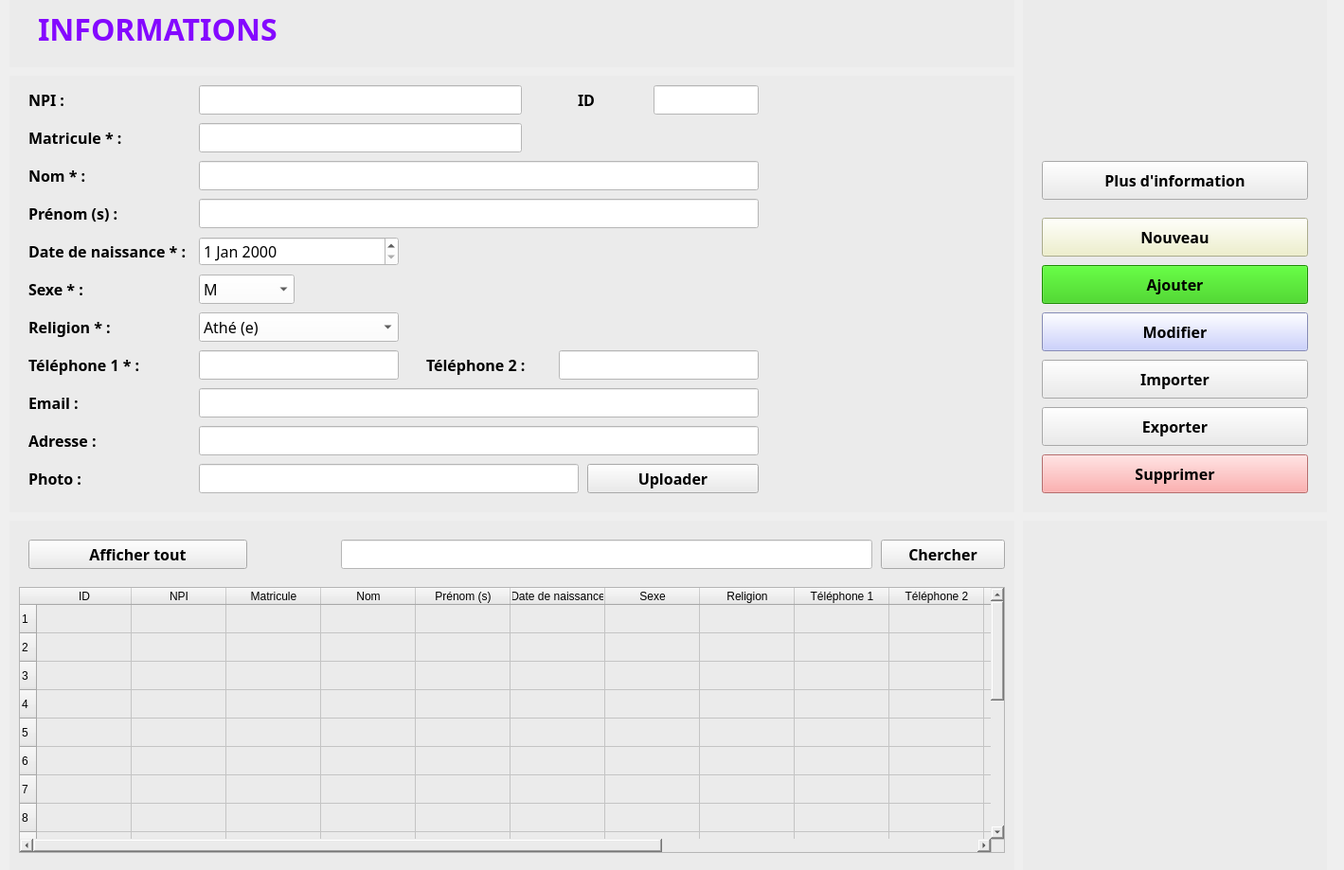
<?xml version="1.0" encoding="UTF-8"?>
<ui version="4.0">
 <class>Personnel</class>
 <widget class="QWidget" name="Personnel">
  <property name="geometry">
   <rect>
    <x>0</x>
    <y>0</y>
    <width>1419</width>
    <height>919</height>
   </rect>
  </property>
  <property name="windowTitle">
   <string>Form</string>
  </property>
  <widget class="QFrame" name="frame_body">
   <property name="geometry">
    <rect>
     <x>10</x>
     <y>80</y>
     <width>1061</width>
     <height>461</height>
    </rect>
   </property>
   <property name="font">
    <font>
     <family>Corbel</family>
     <pointsize>12</pointsize>
     <weight>75</weight>
     <bold>true</bold>
    </font>
   </property>
   <property name="styleSheet">
    <string notr="true">background-color: rgb(235, 235, 235);</string>
   </property>
   <property name="frameShape">
    <enum>QFrame::NoFrame</enum>
   </property>
   <widget class="QLabel" name="label_2">
    <property name="geometry">
     <rect>
      <x>20</x>
      <y>90</y>
      <width>121</width>
      <height>31</height>
     </rect>
    </property>
    <property name="font">
     <font>
      <family>Corbel</family>
      <pointsize>12</pointsize>
      <weight>75</weight>
      <bold>true</bold>
     </font>
    </property>
    <property name="text">
     <string>Nom * :</string>
    </property>
   </widget>
   <widget class="QLabel" name="label_3">
    <property name="geometry">
     <rect>
      <x>20</x>
      <y>130</y>
      <width>121</width>
      <height>31</height>
     </rect>
    </property>
    <property name="font">
     <font>
      <family>Corbel</family>
      <pointsize>12</pointsize>
      <weight>75</weight>
      <bold>true</bold>
     </font>
    </property>
    <property name="text">
     <string>Prénom (s) :</string>
    </property>
   </widget>
   <widget class="QLabel" name="label_4">
    <property name="geometry">
     <rect>
      <x>20</x>
      <y>170</y>
      <width>191</width>
      <height>31</height>
     </rect>
    </property>
    <property name="font">
     <font>
      <family>Corbel</family>
      <pointsize>12</pointsize>
      <weight>75</weight>
      <bold>true</bold>
     </font>
    </property>
    <property name="text">
     <string>Date de naissance * :</string>
    </property>
   </widget>
   <widget class="QLabel" name="label_5">
    <property name="geometry">
     <rect>
      <x>20</x>
      <y>210</y>
      <width>121</width>
      <height>31</height>
     </rect>
    </property>
    <property name="font">
     <font>
      <family>Corbel</family>
      <pointsize>12</pointsize>
      <weight>75</weight>
      <bold>true</bold>
     </font>
    </property>
    <property name="text">
     <string>Sexe * :</string>
    </property>
   </widget>
   <widget class="QLabel" name="label_6">
    <property name="geometry">
     <rect>
      <x>20</x>
      <y>290</y>
      <width>141</width>
      <height>31</height>
     </rect>
    </property>
    <property name="font">
     <font>
      <family>Corbel</family>
      <pointsize>12</pointsize>
      <weight>75</weight>
      <bold>true</bold>
     </font>
    </property>
    <property name="text">
     <string>Téléphone 1 * :</string>
    </property>
   </widget>
   <widget class="QLabel" name="label_7">
    <property name="geometry">
     <rect>
      <x>20</x>
      <y>250</y>
      <width>121</width>
      <height>31</height>
     </rect>
    </property>
    <property name="font">
     <font>
      <family>Corbel</family>
      <pointsize>12</pointsize>
      <weight>75</weight>
      <bold>true</bold>
     </font>
    </property>
    <property name="text">
     <string>Religion * :</string>
    </property>
   </widget>
   <widget class="QLabel" name="label_8">
    <property name="geometry">
     <rect>
      <x>440</x>
      <y>290</y>
      <width>141</width>
      <height>31</height>
     </rect>
    </property>
    <property name="font">
     <font>
      <family>Corbel</family>
      <pointsize>12</pointsize>
      <weight>75</weight>
      <bold>true</bold>
     </font>
    </property>
    <property name="text">
     <string>Téléphone 2 :</string>
    </property>
   </widget>
   <widget class="QLabel" name="label_9">
    <property name="geometry">
     <rect>
      <x>20</x>
      <y>330</y>
      <width>141</width>
      <height>31</height>
     </rect>
    </property>
    <property name="font">
     <font>
      <family>Corbel</family>
      <pointsize>12</pointsize>
      <weight>75</weight>
      <bold>true</bold>
     </font>
    </property>
    <property name="text">
     <string>Email :</string>
    </property>
   </widget>
   <widget class="QLabel" name="label_10">
    <property name="geometry">
     <rect>
      <x>20</x>
      <y>370</y>
      <width>141</width>
      <height>31</height>
     </rect>
    </property>
    <property name="font">
     <font>
      <family>Corbel</family>
      <pointsize>12</pointsize>
      <weight>75</weight>
      <bold>true</bold>
     </font>
    </property>
    <property name="text">
     <string>Adresse :</string>
    </property>
   </widget>
   <widget class="QLabel" name="label_11">
    <property name="geometry">
     <rect>
      <x>20</x>
      <y>410</y>
      <width>141</width>
      <height>31</height>
     </rect>
    </property>
    <property name="font">
     <font>
      <family>Corbel</family>
      <pointsize>12</pointsize>
      <weight>75</weight>
      <bold>true</bold>
     </font>
    </property>
    <property name="text">
     <string>Photo :</string>
    </property>
   </widget>
   <widget class="QLineEdit" name="lineEdit_nom">
    <property name="geometry">
     <rect>
      <x>200</x>
      <y>90</y>
      <width>591</width>
      <height>31</height>
     </rect>
    </property>
    <property name="font">
     <font>
      <family>Corbel</family>
      <pointsize>12</pointsize>
      <weight>50</weight>
      <bold>false</bold>
     </font>
    </property>
    <property name="styleSheet">
     <string notr="true">background-color: rgb(255, 255, 255);
border-color: rgb(0, 0, 0);</string>
    </property>
   </widget>
   <widget class="QLineEdit" name="lineEdit_prenom">
    <property name="geometry">
     <rect>
      <x>200</x>
      <y>130</y>
      <width>591</width>
      <height>31</height>
     </rect>
    </property>
    <property name="font">
     <font>
      <family>Corbel</family>
      <pointsize>12</pointsize>
      <weight>50</weight>
      <bold>false</bold>
     </font>
    </property>
    <property name="styleSheet">
     <string notr="true">background-color: rgb(255, 255, 255);</string>
    </property>
   </widget>
   <widget class="QDateEdit" name="dateEdit_date_naissance">
    <property name="geometry">
     <rect>
      <x>200</x>
      <y>170</y>
      <width>211</width>
      <height>31</height>
     </rect>
    </property>
    <property name="font">
     <font>
      <family>Corbel</family>
      <pointsize>12</pointsize>
      <weight>50</weight>
      <bold>false</bold>
     </font>
    </property>
    <property name="styleSheet">
     <string notr="true">background-color: rgb(255, 255, 255);</string>
    </property>
   </widget>
   <widget class="QLineEdit" name="lineEdit_tel1">
    <property name="geometry">
     <rect>
      <x>200</x>
      <y>290</y>
      <width>211</width>
      <height>31</height>
     </rect>
    </property>
    <property name="font">
     <font>
      <family>Corbel</family>
      <pointsize>12</pointsize>
      <weight>50</weight>
      <bold>false</bold>
     </font>
    </property>
    <property name="styleSheet">
     <string notr="true">background-color: rgb(255, 255, 255);
border-color: rgb(0, 0, 0);</string>
    </property>
   </widget>
   <widget class="QLineEdit" name="lineEdit_tel2">
    <property name="geometry">
     <rect>
      <x>580</x>
      <y>290</y>
      <width>211</width>
      <height>31</height>
     </rect>
    </property>
    <property name="font">
     <font>
      <family>Corbel</family>
      <pointsize>12</pointsize>
      <weight>50</weight>
      <bold>false</bold>
     </font>
    </property>
    <property name="styleSheet">
     <string notr="true">background-color: rgb(255, 255, 255);
border-color: rgb(0, 0, 0);</string>
    </property>
   </widget>
   <widget class="QLineEdit" name="lineEdit_email">
    <property name="geometry">
     <rect>
      <x>200</x>
      <y>330</y>
      <width>591</width>
      <height>31</height>
     </rect>
    </property>
    <property name="font">
     <font>
      <family>Corbel</family>
      <pointsize>12</pointsize>
      <weight>50</weight>
      <bold>false</bold>
     </font>
    </property>
    <property name="styleSheet">
     <string notr="true">background-color: rgb(255, 255, 255);</string>
    </property>
   </widget>
   <widget class="QLineEdit" name="lineEdit_adresse">
    <property name="geometry">
     <rect>
      <x>200</x>
      <y>370</y>
      <width>591</width>
      <height>31</height>
     </rect>
    </property>
    <property name="font">
     <font>
      <family>Corbel</family>
      <pointsize>12</pointsize>
      <weight>50</weight>
      <bold>false</bold>
     </font>
    </property>
    <property name="styleSheet">
     <string notr="true">background-color: rgb(255, 255, 255);</string>
    </property>
   </widget>
   <widget class="QComboBox" name="comboBox_sexe">
    <property name="geometry">
     <rect>
      <x>200</x>
      <y>210</y>
      <width>101</width>
      <height>31</height>
     </rect>
    </property>
    <property name="font">
     <font>
      <family>Corbel</family>
      <pointsize>12</pointsize>
      <weight>50</weight>
      <bold>false</bold>
     </font>
    </property>
    <property name="styleSheet">
     <string notr="true">background-color: rgb(255, 255, 255);</string>
    </property>
    <item>
     <property name="text">
      <string>M</string>
     </property>
    </item>
    <item>
     <property name="text">
      <string>F</string>
     </property>
    </item>
    <item>
     <property name="text">
      <string>Autres</string>
     </property>
    </item>
   </widget>
   <widget class="QComboBox" name="comboBox_religion">
    <property name="geometry">
     <rect>
      <x>200</x>
      <y>250</y>
      <width>211</width>
      <height>31</height>
     </rect>
    </property>
    <property name="font">
     <font>
      <family>Corbel</family>
      <pointsize>12</pointsize>
      <weight>50</weight>
      <bold>false</bold>
     </font>
    </property>
    <property name="styleSheet">
     <string notr="true">background-color: rgb(255, 255, 255);</string>
    </property>
    <item>
     <property name="text">
      <string>Athé (e)</string>
     </property>
    </item>
    <item>
     <property name="text">
      <string>Anémiste</string>
     </property>
    </item>
    <item>
     <property name="text">
      <string>Christianisme</string>
     </property>
    </item>
    <item>
     <property name="text">
      <string>Islam</string>
     </property>
    </item>
    <item>
     <property name="text">
      <string>Religions endogènes</string>
     </property>
    </item>
    <item>
     <property name="text">
      <string>Autres</string>
     </property>
    </item>
   </widget>
   <widget class="QLineEdit" name="lineEdit_chemin_photo">
    <property name="geometry">
     <rect>
      <x>200</x>
      <y>410</y>
      <width>401</width>
      <height>31</height>
     </rect>
    </property>
    <property name="font">
     <font>
      <family>Corbel</family>
      <pointsize>12</pointsize>
      <weight>50</weight>
      <bold>false</bold>
     </font>
    </property>
    <property name="styleSheet">
     <string notr="true">background-color: rgb(255, 255, 255);
border-color: rgb(0, 0, 0);</string>
    </property>
   </widget>
   <widget class="QPushButton" name="pushButton_uploader">
    <property name="geometry">
     <rect>
      <x>610</x>
      <y>410</y>
      <width>181</width>
      <height>31</height>
     </rect>
    </property>
    <property name="font">
     <font>
      <family>Corbel</family>
      <pointsize>12</pointsize>
      <weight>75</weight>
      <bold>true</bold>
     </font>
    </property>
    <property name="text">
     <string>Uploader</string>
    </property>
   </widget>
   <widget class="QLineEdit" name="lineEdit_matricule">
    <property name="geometry">
     <rect>
      <x>200</x>
      <y>50</y>
      <width>341</width>
      <height>31</height>
     </rect>
    </property>
    <property name="font">
     <font>
      <family>Corbel</family>
      <pointsize>12</pointsize>
      <weight>50</weight>
      <bold>false</bold>
     </font>
    </property>
    <property name="styleSheet">
     <string notr="true">background-color: rgb(255, 255, 255);
border-color: rgb(0, 0, 0);</string>
    </property>
   </widget>
   <widget class="QLabel" name="label_12">
    <property name="geometry">
     <rect>
      <x>20</x>
      <y>50</y>
      <width>121</width>
      <height>31</height>
     </rect>
    </property>
    <property name="font">
     <font>
      <family>Corbel</family>
      <pointsize>12</pointsize>
      <weight>75</weight>
      <bold>true</bold>
     </font>
    </property>
    <property name="text">
     <string>Matricule * :</string>
    </property>
   </widget>
   <widget class="QLabel" name="label_14">
    <property name="geometry">
     <rect>
      <x>600</x>
      <y>10</y>
      <width>81</width>
      <height>31</height>
     </rect>
    </property>
    <property name="font">
     <font>
      <family>Corbel</family>
      <pointsize>12</pointsize>
      <weight>75</weight>
      <bold>true</bold>
     </font>
    </property>
    <property name="text">
     <string>ID</string>
    </property>
   </widget>
   <widget class="QLineEdit" name="lineEdit_id">
    <property name="enabled">
     <bool>false</bool>
    </property>
    <property name="geometry">
     <rect>
      <x>680</x>
      <y>10</y>
      <width>111</width>
      <height>31</height>
     </rect>
    </property>
    <property name="font">
     <font>
      <family>Corbel</family>
      <pointsize>12</pointsize>
      <weight>50</weight>
      <bold>false</bold>
     </font>
    </property>
    <property name="styleSheet">
     <string notr="true">background-color: rgb(255, 255, 255);
border-color: rgb(0, 0, 0);</string>
    </property>
    <property name="text">
     <string/>
    </property>
   </widget>
   <widget class="QLineEdit" name="lineEdit_npi">
    <property name="geometry">
     <rect>
      <x>200</x>
      <y>10</y>
      <width>341</width>
      <height>31</height>
     </rect>
    </property>
    <property name="font">
     <font>
      <family>Corbel</family>
      <pointsize>12</pointsize>
      <weight>50</weight>
      <bold>false</bold>
     </font>
    </property>
    <property name="styleSheet">
     <string notr="true">background-color: rgb(255, 255, 255);
border-color: rgb(0, 0, 0);</string>
    </property>
   </widget>
   <widget class="QLabel" name="label_15">
    <property name="geometry">
     <rect>
      <x>20</x>
      <y>10</y>
      <width>121</width>
      <height>31</height>
     </rect>
    </property>
    <property name="font">
     <font>
      <family>Corbel</family>
      <pointsize>12</pointsize>
      <weight>75</weight>
      <bold>true</bold>
     </font>
    </property>
    <property name="text">
     <string>NPI :</string>
    </property>
   </widget>
  </widget>
  <widget class="QFrame" name="frame_side">
   <property name="geometry">
    <rect>
     <x>1080</x>
     <y>0</y>
     <width>321</width>
     <height>541</height>
    </rect>
   </property>
   <property name="font">
    <font>
     <family>Corbel</family>
     <pointsize>12</pointsize>
     <weight>75</weight>
     <bold>true</bold>
    </font>
   </property>
   <property name="styleSheet">
    <string notr="true">background-color: rgb(235, 235, 235);</string>
   </property>
   <property name="frameShape">
    <enum>QFrame::NoFrame</enum>
   </property>
   <widget class="QPushButton" name="pushButton_ajouter">
    <property name="geometry">
     <rect>
      <x>20</x>
      <y>280</y>
      <width>281</width>
      <height>41</height>
     </rect>
    </property>
    <property name="font">
     <font>
      <family>Corbel</family>
      <pointsize>12</pointsize>
      <weight>75</weight>
      <bold>true</bold>
     </font>
    </property>
    <property name="styleSheet">
     <string notr="true">background-color: rgb(36, 198, 0);</string>
    </property>
    <property name="text">
     <string>Ajouter</string>
    </property>
   </widget>
   <widget class="QPushButton" name="pushButton_supprimer">
    <property name="geometry">
     <rect>
      <x>20</x>
      <y>480</y>
      <width>281</width>
      <height>41</height>
     </rect>
    </property>
    <property name="font">
     <font>
      <family>Corbel</family>
      <pointsize>12</pointsize>
      <weight>75</weight>
      <bold>true</bold>
     </font>
    </property>
    <property name="styleSheet">
     <string notr="true">background-color: rgb(255, 152, 152);</string>
    </property>
    <property name="text">
     <string>Supprimer</string>
    </property>
   </widget>
   <widget class="QPushButton" name="pushButton_importer">
    <property name="geometry">
     <rect>
      <x>20</x>
      <y>380</y>
      <width>281</width>
      <height>41</height>
     </rect>
    </property>
    <property name="font">
     <font>
      <family>Corbel</family>
      <pointsize>12</pointsize>
      <weight>75</weight>
      <bold>true</bold>
     </font>
    </property>
    <property name="text">
     <string>Importer</string>
    </property>
   </widget>
   <widget class="QPushButton" name="pushButton_exporter">
    <property name="geometry">
     <rect>
      <x>20</x>
      <y>430</y>
      <width>281</width>
      <height>41</height>
     </rect>
    </property>
    <property name="font">
     <font>
      <family>Corbel</family>
      <pointsize>12</pointsize>
      <weight>75</weight>
      <bold>true</bold>
     </font>
    </property>
    <property name="text">
     <string>Exporter</string>
    </property>
   </widget>
   <widget class="QLabel" name="label_13">
    <property name="geometry">
     <rect>
      <x>20</x>
      <y>10</y>
      <width>281</width>
      <height>151</height>
     </rect>
    </property>
    <property name="text">
     <string/>
    </property>
    <property name="pixmap">
     <pixmap>images/logos/XGEOSOFT.png</pixmap>
    </property>
    <property name="scaledContents">
     <bool>true</bool>
    </property>
   </widget>
   <widget class="QPushButton" name="pushButton_plusinfo">
    <property name="geometry">
     <rect>
      <x>20</x>
      <y>170</y>
      <width>281</width>
      <height>41</height>
     </rect>
    </property>
    <property name="font">
     <font>
      <family>Corbel</family>
      <pointsize>12</pointsize>
      <weight>75</weight>
      <bold>true</bold>
     </font>
    </property>
    <property name="text">
     <string>Plus d'information</string>
    </property>
   </widget>
   <widget class="QPushButton" name="pushButton_nouveau">
    <property name="geometry">
     <rect>
      <x>20</x>
      <y>230</y>
      <width>281</width>
      <height>41</height>
     </rect>
    </property>
    <property name="font">
     <font>
      <family>Corbel</family>
      <pointsize>12</pointsize>
      <weight>75</weight>
      <bold>true</bold>
     </font>
    </property>
    <property name="styleSheet">
     <string notr="true">background-color: rgb(238, 240, 195);</string>
    </property>
    <property name="text">
     <string>Nouveau</string>
    </property>
   </widget>
   <widget class="QPushButton" name="pushButton_modifier">
    <property name="geometry">
     <rect>
      <x>20</x>
      <y>330</y>
      <width>281</width>
      <height>41</height>
     </rect>
    </property>
    <property name="font">
     <font>
      <family>Corbel</family>
      <pointsize>12</pointsize>
      <weight>75</weight>
      <bold>true</bold>
     </font>
    </property>
    <property name="styleSheet">
     <string notr="true">background-color: rgb(188, 195, 255);</string>
    </property>
    <property name="text">
     <string>Modifier</string>
    </property>
   </widget>
  </widget>
  <widget class="QFrame" name="frame_side_2">
   <property name="geometry">
    <rect>
     <x>1080</x>
     <y>550</y>
     <width>321</width>
     <height>371</height>
    </rect>
   </property>
   <property name="font">
    <font>
     <family>Corbel</family>
     <pointsize>12</pointsize>
     <weight>75</weight>
     <bold>true</bold>
    </font>
   </property>
   <property name="styleSheet">
    <string notr="true">background-color: rgb(235, 235, 235);</string>
   </property>
   <property name="frameShape">
    <enum>QFrame::NoFrame</enum>
   </property>
   <widget class="QLabel" name="label_photo_visualiser">
    <property name="geometry">
     <rect>
      <x>20</x>
      <y>20</y>
      <width>281</width>
      <height>321</height>
     </rect>
    </property>
    <property name="styleSheet">
     <string notr="true">border-color: rgb(0, 0, 0);</string>
    </property>
    <property name="text">
     <string/>
    </property>
    <property name="pixmap">
     <pixmap>images/logos/XGEOSOFT.png</pixmap>
    </property>
    <property name="scaledContents">
     <bool>true</bool>
    </property>
   </widget>
  </widget>
  <widget class="QFrame" name="frame_top">
   <property name="geometry">
    <rect>
     <x>10</x>
     <y>0</y>
     <width>1061</width>
     <height>71</height>
    </rect>
   </property>
   <property name="font">
    <font>
     <family>Corbel</family>
     <pointsize>24</pointsize>
     <weight>75</weight>
     <bold>true</bold>
    </font>
   </property>
   <property name="styleSheet">
    <string notr="true">background-color: rgb(235, 235, 235);</string>
   </property>
   <property name="frameShape">
    <enum>QFrame::NoFrame</enum>
   </property>
   <widget class="QLabel" name="label">
    <property name="geometry">
     <rect>
      <x>30</x>
      <y>10</y>
      <width>751</width>
      <height>41</height>
     </rect>
    </property>
    <property name="font">
     <font>
      <family>Corbel</family>
      <pointsize>24</pointsize>
      <weight>75</weight>
      <bold>true</bold>
     </font>
    </property>
    <property name="focusPolicy">
     <enum>Qt::NoFocus</enum>
    </property>
    <property name="styleSheet">
     <string notr="true">color: rgb(132, 8, 255);</string>
    </property>
    <property name="text">
     <string>INFORMATIONS</string>
    </property>
   </widget>
  </widget>
  <widget class="QFrame" name="frame_bottom">
   <property name="geometry">
    <rect>
     <x>10</x>
     <y>550</y>
     <width>1061</width>
     <height>371</height>
    </rect>
   </property>
   <property name="font">
    <font>
     <family>Corbel</family>
     <pointsize>12</pointsize>
     <weight>75</weight>
     <bold>true</bold>
    </font>
   </property>
   <property name="styleSheet">
    <string notr="true">background-color: rgb(235, 235, 235);</string>
   </property>
   <property name="frameShape">
    <enum>QFrame::NoFrame</enum>
   </property>
   <widget class="QTableWidget" name="tableWidget_affichage">
    <property name="geometry">
     <rect>
      <x>10</x>
      <y>70</y>
      <width>1041</width>
      <height>281</height>
     </rect>
    </property>
    <row>
     <property name="text">
      <string>1</string>
     </property>
    </row>
    <row>
     <property name="text">
      <string>2</string>
     </property>
    </row>
    <row>
     <property name="text">
      <string>3</string>
     </property>
    </row>
    <row>
     <property name="text">
      <string>4</string>
     </property>
    </row>
    <row>
     <property name="text">
      <string>5</string>
     </property>
    </row>
    <row>
     <property name="text">
      <string>6</string>
     </property>
    </row>
    <row>
     <property name="text">
      <string>7</string>
     </property>
    </row>
    <row>
     <property name="text">
      <string>8</string>
     </property>
    </row>
    <row>
     <property name="text">
      <string>9</string>
     </property>
    </row>
    <row>
     <property name="text">
      <string>10</string>
     </property>
    </row>
    <row/>
    <row/>
    <row/>
    <row/>
    <row/>
    <row/>
    <row/>
    <row/>
    <column>
     <property name="text">
      <string>ID</string>
     </property>
    </column>
    <column>
     <property name="text">
      <string>NPI</string>
     </property>
    </column>
    <column>
     <property name="text">
      <string>Matricule</string>
     </property>
    </column>
    <column>
     <property name="text">
      <string>Nom</string>
     </property>
    </column>
    <column>
     <property name="text">
      <string>Prénom (s)</string>
     </property>
    </column>
    <column>
     <property name="text">
      <string>Date de naissance</string>
     </property>
    </column>
    <column>
     <property name="text">
      <string>Sexe</string>
     </property>
    </column>
    <column>
     <property name="text">
      <string>Religion</string>
     </property>
    </column>
    <column>
     <property name="text">
      <string>Téléphone 1</string>
     </property>
    </column>
    <column>
     <property name="text">
      <string>Téléphone 2</string>
     </property>
    </column>
    <column>
     <property name="text">
      <string>Email</string>
     </property>
    </column>
    <column>
     <property name="text">
      <string>Adresse</string>
     </property>
    </column>
    <column>
     <property name="text">
      <string>Photo</string>
     </property>
    </column>
    <column>
     <property name="text">
      <string>Date création</string>
     </property>
    </column>
    <column>
     <property name="text">
      <string>Date modification</string>
     </property>
    </column>
    <item row="1" column="2">
     <property name="text">
      <string/>
     </property>
    </item>
   </widget>
   <widget class="QLineEdit" name="lineEdit_chercher">
    <property name="geometry">
     <rect>
      <x>350</x>
      <y>20</y>
      <width>561</width>
      <height>31</height>
     </rect>
    </property>
    <property name="font">
     <font>
      <family>Corbel</family>
      <pointsize>12</pointsize>
      <weight>50</weight>
      <bold>false</bold>
     </font>
    </property>
    <property name="styleSheet">
     <string notr="true">background-color: rgb(255, 255, 255);
border-color: rgb(0, 0, 0);</string>
    </property>
   </widget>
   <widget class="QPushButton" name="pushButton_chercher">
    <property name="geometry">
     <rect>
      <x>920</x>
      <y>20</y>
      <width>131</width>
      <height>31</height>
     </rect>
    </property>
    <property name="font">
     <font>
      <family>Corbel</family>
      <pointsize>12</pointsize>
      <weight>75</weight>
      <bold>true</bold>
     </font>
    </property>
    <property name="text">
     <string>Chercher</string>
    </property>
   </widget>
   <widget class="QPushButton" name="pushButton_afficher_tout">
    <property name="geometry">
     <rect>
      <x>20</x>
      <y>20</y>
      <width>231</width>
      <height>31</height>
     </rect>
    </property>
    <property name="font">
     <font>
      <family>Corbel</family>
      <pointsize>12</pointsize>
      <weight>75</weight>
      <bold>true</bold>
     </font>
    </property>
    <property name="text">
     <string>Afficher tout</string>
    </property>
   </widget>
  </widget>
 </widget>
 <resources/>
 <connections/>
</ui>
